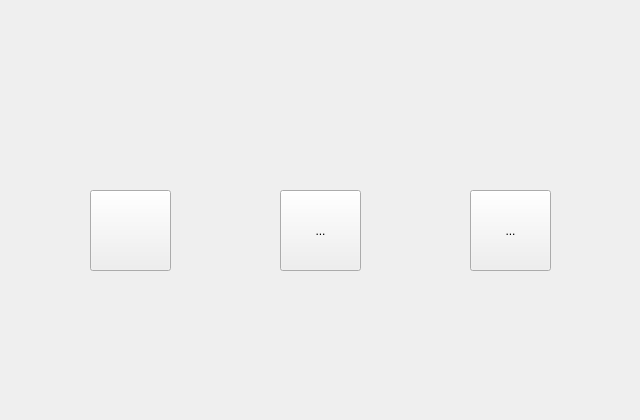
<?xml version="1.0" encoding="UTF-8"?>
<ui version="4.0">
 <class>Congratulation</class>
 <widget class="QDialog" name="Congratulation">
  <property name="geometry">
   <rect>
    <x>0</x>
    <y>0</y>
    <width>640</width>
    <height>420</height>
   </rect>
  </property>
  <property name="windowTitle">
   <string>Dialog</string>
  </property>
  <widget class="QToolButton" name="BeltUpBtn_">
   <property name="geometry">
    <rect>
     <x>90</x>
     <y>190</y>
     <width>81</width>
     <height>81</height>
    </rect>
   </property>
   <property name="text">
    <string/>
   </property>
   <property name="icon">
    <iconset resource="res.qrc">
     <normaloff>:/img/resource/Belt_DownToUp.png</normaloff>:/img/resource/Belt_DownToUp.png</iconset>
   </property>
   <property name="iconSize">
    <size>
     <width>60</width>
     <height>60</height>
    </size>
   </property>
  </widget>
  <widget class="QToolButton" name="CenterUpBtn_">
   <property name="geometry">
    <rect>
     <x>280</x>
     <y>190</y>
     <width>81</width>
     <height>81</height>
    </rect>
   </property>
   <property name="text">
    <string>...</string>
   </property>
   <property name="icon">
    <iconset resource="res.qrc">
     <normaloff>:/img/resource/Compose.png</normaloff>:/img/resource/Compose.png</iconset>
   </property>
   <property name="iconSize">
    <size>
     <width>70</width>
     <height>70</height>
    </size>
   </property>
  </widget>
  <widget class="QToolButton" name="CutterUpBtn_">
   <property name="geometry">
    <rect>
     <x>470</x>
     <y>190</y>
     <width>81</width>
     <height>81</height>
    </rect>
   </property>
   <property name="text">
    <string>...</string>
   </property>
   <property name="icon">
    <iconset resource="res.qrc">
     <normaloff>:/img/resource/Cutter.png</normaloff>:/img/resource/Cutter.png</iconset>
   </property>
   <property name="iconSize">
    <size>
     <width>65</width>
     <height>65</height>
    </size>
   </property>
  </widget>
 </widget>
 <resources>
  <include location="res.qrc"/>
 </resources>
 <connections/>
</ui>
